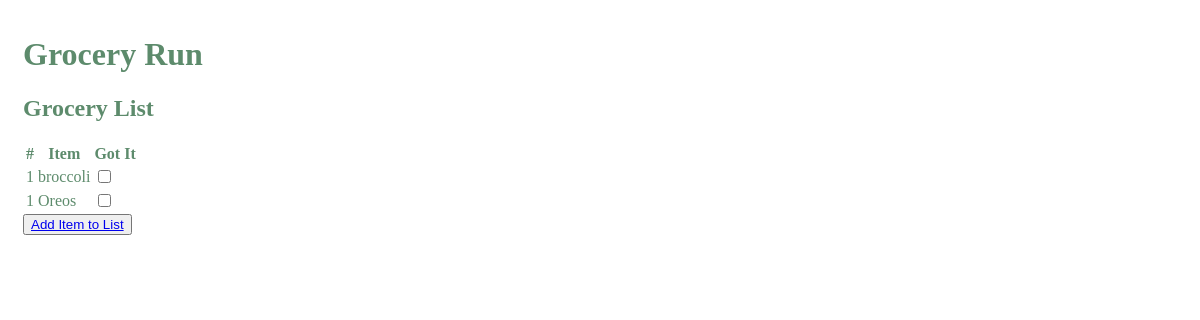
The app's page /grocery_run/home/ (signed in), older data.
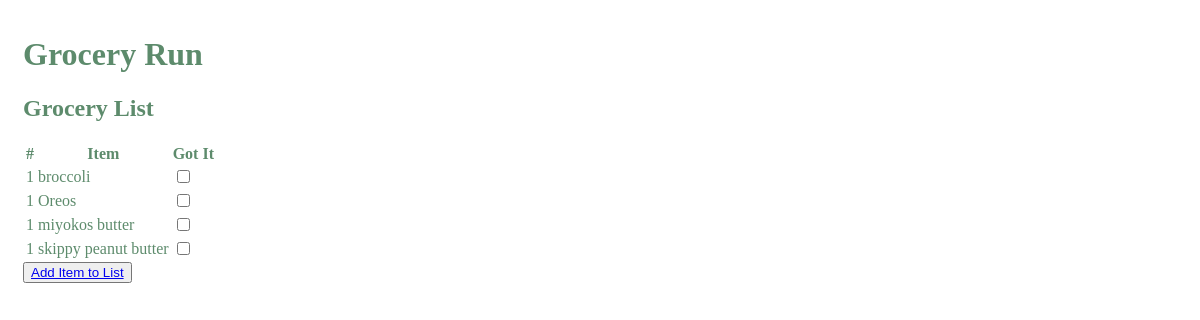
The same page, newer data.
### grocery_run/models.py (models this page shows, shortened)
class Item(models.Model):
    name = models.CharField(max_length=100)
    quantity = models.CharField(max_length=100, null=True, default=1)
    store_name = models.ForeignKey("Store", related_name="store", on_delete=models.PROTECT, null=True, blank=True)
    user = models.ForeignKey(User, related_name="user", on_delete=models.CASCADE, default=1)
    bought = models.BooleanField(default=False)

### grocery_run/views.py (the view)
# urls.py: path("home/", ItemListView.as_view(), name="home"),
class ItemListView(LoginRequiredMixin, ListView):
    model = Item
    template_name = "home.html"
    def get_queryset(self):
        return Item.objects.filter(user=self.request.user)

### grocery_run/templates/home.html
{% extends "base.html" %}
{% block content %}
<h2>Grocery List</h2>
<table>
    <thead>
        <th>#</th>
        <th>Item</th>
        <th>Got It</th>
    </thead>
    <tbody>
        {% for item in object_list %}
        <tr>
        <td>{{ item.quantity }}</td>
        <td>{{ item.name }}</td>
        <td><input type="checkbox" | {{ item.bought }}?></td>
        </tr>
        {% endfor %}
    </tbody>
<table>
        <button type="button">
            <a href="{% url "create_item" %}">Add Item to List</a>
        </button>
{% endblock content%}

### grocery_run/templates/base.html (shortened to what this page needs)
{% load static %}
<!DOCTYPE html>
<html lang="en">
    <head>
        <link rel="stylesheet" href="{% static 'css/app.css' %}">
    </head>
    <header>
        <h1>Grocery Run</h1>
    </header>
    <body>
        {% block content %}
        {% endblock content %}
    </body>
</html>

### grocery_run/static/css/app.css (style rules this page uses)
html { background-color:rgb(255, 255, 255); color:rgb(93, 139, 108); margin: 15px; }

Row changes from the older to the newer data that the page shows:
added Item: quantity "1", name "miyokos butter"
added Item: quantity "1", name "skippy peanut butter"
